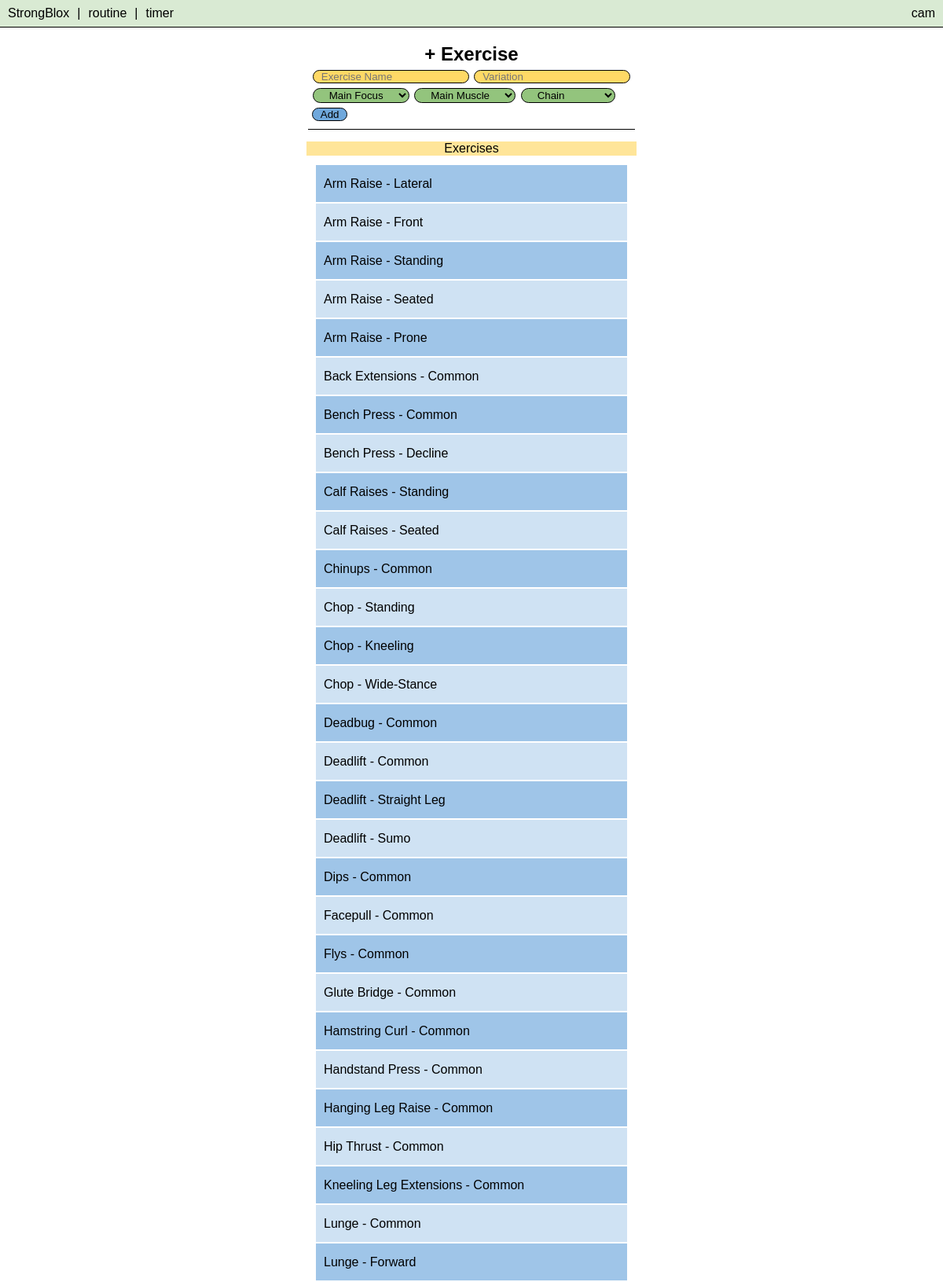
/exercises (signed in, upper part), run on the app's committed database.
### tables this page shows
CREATE TABLE exercises (
        exercise_id INTEGER PRIMARY KEY,
        exercise TEXT NOT NULL,
        variation TEXT,
        focus TEXT,
        chain TEXT,
        muscle TEXT,
        user_id INTEGER
    );

### app.py (the view)
@app.route("/exercises", methods=["GET", "POST"])
@login_required
def exercises():
    if request.method == "POST":
        exercise = request.form.get("exercise")
        variation = request.form.get("variation")
        focus = request.form.get("focus")
        muscle = request.form.get("muscle")
        chain = request.form.get("chain")
        db = sqlite3.connect("workouts.db")
        cur = db.cursor()
        cur.execute("INSERT INTO exercises (exercise, variation, focus, muscle, chain, user_id) VALUES(?,?,?,?,?,?)",
                    (exercise, variation, focus, muscle, chain, session["user_id"]))
        db.commit()
        db.close()
        return redirect("/exercises")
    else:
        db = sqlite3.connect("workouts.db")
        db.row_factory = sqlite3.Row
        cur = db.cursor()
        cur.execute("SELECT muscle FROM muscles WHERE user_id IS NULL OR user_id = ?", (session["user_id"],))
        muscles = cur.fetchall()
        cur.execute("SELECT * FROM exercises WHERE user_id IS NULL OR user_id = ? ORDER BY exercise", (session["user_id"],))
        exercises = cur.fetchall()
        return render_template("exercises.html", exercises=exercises, muscles=muscles, chains=CHAINS, focuses=FOCUSES, antirotations=ANTIROTATIONS)

### app.py (called while the page is built)
def login_required(f):
    @wraps(f)
    def decorated_function(*args, **kwargs):
        if session.get("user_id") is None:
            return redirect("/login")
        return f(*args, **kwargs)
    return decorated_function

@app.after_request
def after_request(response):
    response.headers["Cache-Control"] = "no-cache, no-store, must-revalidate"
    response.headers["Expires"] = 0
    response.headers["Pragma"] = "no-cache"
    return response

### templates/exercises.html (shortened to what this page needs)
{% extends "layout.html" %}
{% block body %}
    <div class="container">
        <div class="section interactive">
            <h2>+ Exercise</h2>
            <form method="post">
                <input autocomplete="off" name="exercise" placeholder="Exercise Name" type="text">
                <input autocomplete="off" name="variation" placeholder="Variation" type="text">
                <br>
                <select name="focus">
                    <option disabled selected>Main Focus</option>
                </select>
                <select name="muscle">
                    <option disabled selected>Main Muscle</option>
                </select>
                <select name="chain">
                    <option disabled selected>Chain</option>
                </select>
                <br>
                <input class="lists" type="submit" value="Add">
            </form>
        </div>
        <div class="section data">
            <table id="table-exercises">
                <div class="sticky">
                    <p class="history-calendar">Exercises</p>
                </div>
                <tbody>
                    {% for exercise in exercises %}
                        <tr>
                            <td>
                                <button class="accordion">
                                    <span class="parent">{{ exercise.exercise }} - {{ exercise.variation }}</span>
                                </button>
                            </td>
                        </tr>
                    {% endfor %}
                </tbody>
            </table>
        </div>
    </div>
{% endblock %}

### static/styles.css (style rules this page uses)
* { font-family: 'Trebuchet MS', sans-serif; }
body { margin: 0px; }
h2 { text-align: center; margin-top: 10px; margin-bottom: 5px; }
p { margin-top: 10px; margin-bottom: 5px; }
.container { margin-bottom: 10px; padding-bottom: 10px; position: relative; width: 100%; overflow: auto; top: 40px; bottom: 0px; left: 50%; transform: translateX(-50%); }
.section { padding: 5px; margin-left: auto; margin-right: auto; width: fit-content; }
.interactive { background-color: white; border-bottom: 1px solid black; }
.data { background-color: white; }
select { background-color: #93c47d; color: black; border: 1px solid black; border-radius: 12px; padding: .01em 16px; margin: 1px; margin-bottom: 5px; }
input { background-color: #ffd966; color: black; border: 1px solid black; border-radius: 12px; padding: 0px 10px; margin: 1px; margin-bottom: 5px; }
.accordion { background-color: white; cursor: pointer; padding: 0px; width: 100%; text-align: left; border: none; outline: none; transition: 0.4s; }
.sticky { top: 20px; position: sticky; }
#table-exercises { margin: 10px; width: 90vw; max-width: 400px; }
#table-exercises td { padding: 10px; }
#table-exercises tbody > tr:nth-child(even) { background-color: #cfe2f3; }
#table-exercises tbody > tr:nth-child(odd) { background-color: #9fc5e8; }
#table-exercises .accordion { color: black; font-size: 16px; line-height: 27px; background-color: transparent; cursor: pointer; padding: 0px; width: 100%; text-align: left; border: none; outline: none; transition: 0.4s; }
.history-calendar { text-align: center; background-color: #ffe599; }
.lists { margin-left: auto; margin-right: auto; width: fit-content; background-color: #6fa8dc; }

### data on the page
exercises: exercise "Arm Raise", variation "Lateral"
exercises: exercise "Arm Raise", variation "Front"
exercises: exercise "Arm Raise", variation "Standing"
exercises: exercise "Arm Raise", variation "Seated"
exercises: exercise "Arm Raise", variation "Prone"
exercises: exercise "Back Extensions", variation "Common"
exercises: exercise "Bench Press", variation "Common"
exercises: exercise "Bench Press", variation "Decline"
exercises: exercise "Calf Raises", variation "Standing"
exercises: exercise "Calf Raises", variation "Seated"
exercises: exercise "Chinups", variation "Common"
exercises: exercise "Chop", variation "Standing"
exercises: exercise "Chop", variation "Kneeling"
exercises: exercise "Chop", variation "Wide-Stance"
exercises: exercise "Deadbug", variation "Common"
exercises: exercise "Deadlift", variation "Common"
exercises: exercise "Deadlift", variation "Straight Leg"
exercises: exercise "Deadlift", variation "Sumo"
exercises: exercise "Dips", variation "Common"
exercises: exercise "Facepull", variation "Common"
exercises: exercise "Flys", variation "Common"
exercises: exercise "Glute Bridge", variation "Common"
exercises: exercise "Hamstring Curl", variation "Common"
exercises: exercise "Handstand Press", variation "Common"
exercises: exercise "Hanging Leg Raise", variation "Common"
exercises: exercise "Hip Thrust", variation "Common"
exercises: exercise "Kneeling Leg Extensions", variation "Common"
exercises: exercise "Lunge", variation "Common"
exercises: exercise "Lunge", variation "Forward"

### other printed values
{{ session["username"] }} "cam"
